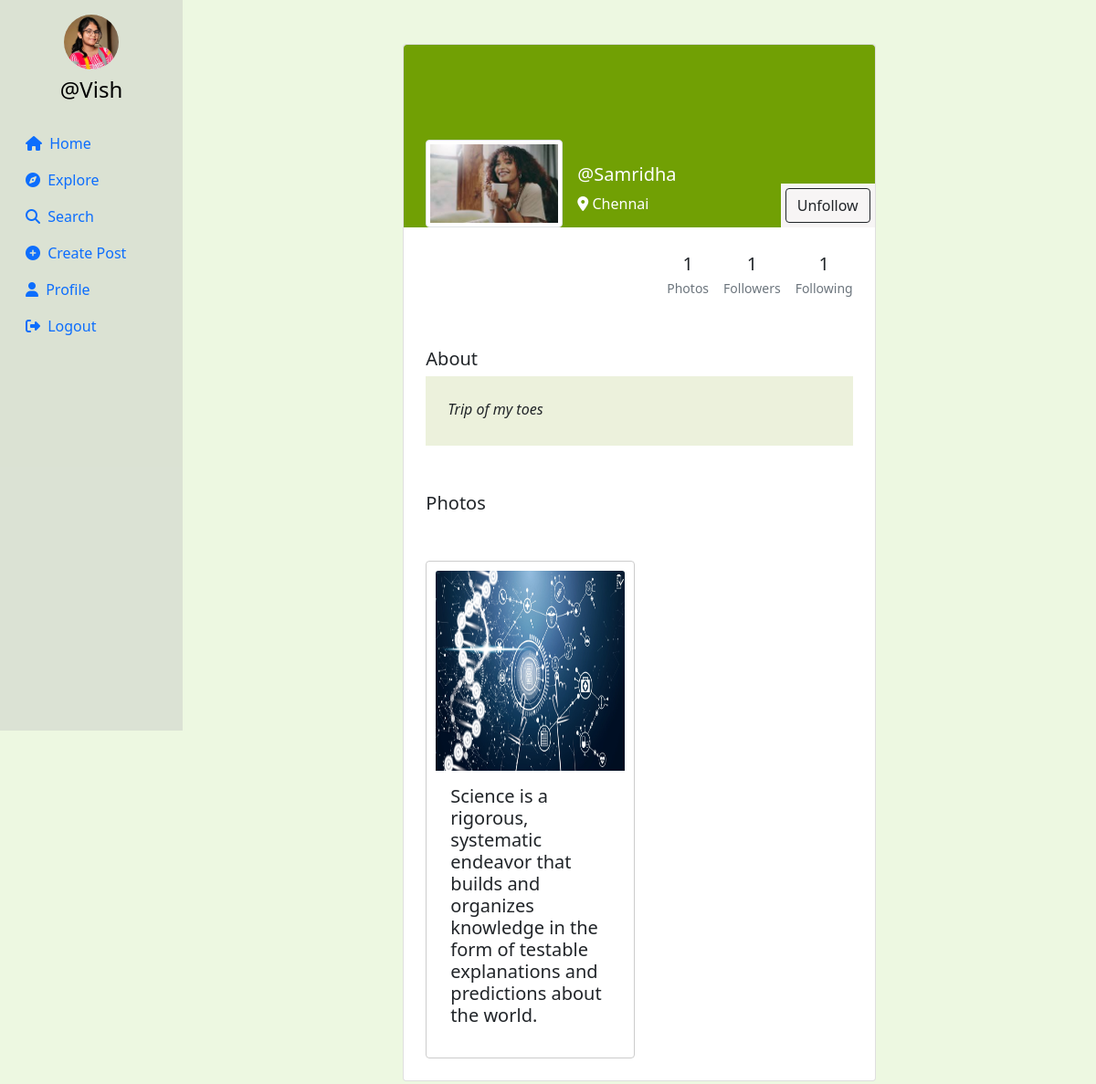
/profile/Samridha (signed in), run on the app's committed database.
### userauth/models.py (models this page shows, shortened)
class Profile(models.Model):
    user = models.ForeignKey(User, on_delete=models.CASCADE)
    id_user = models.IntegerField(primary_key=True, default=0)
    bio = models.TextField(blank=True, default='')
    profileimg = models.ImageField(upload_to='profile_images', default='blank-profile-picture.png')
    location = models.CharField(max_length=100, blank=True, default='')

class Post(models.Model):
    id = models.UUIDField(primary_key=True, default=uuid.uuid4)
    user = models.CharField(max_length=100)
    image = models.ImageField(upload_to='post_images')
    caption = models.TextField()
    created_at = models.DateTimeField(default=datetime.now)
    no_of_likes = models.IntegerField(default=0)

### userauth/views.py (the view, shortened to what this page needs)
# urls.py: path('profile/<str:id_user>', views.profile),
@login_required(login_url='/loginn')
def profile(request,id_user):
    user_object = User.objects.get(username=id_user)
    print(user_object)
    profile = Profile.objects.get(user=request.user)
    user_profile = Profile.objects.get(user=user_object)
    user_posts = Post.objects.filter(user=id_user).order_by('-created_at')
    user_post_length = len(user_posts)
    follower = request.user.username
    user = id_user
    if Followers.objects.filter(follower=follower, user=user).first():
        follow_unfollow = 'Unfollow'
    else:
        follow_unfollow = 'Follow'
    user_followers = len(Followers.objects.filter(user=id_user))
    user_following = len(Followers.objects.filter(follower=id_user))
    context = {
        'user_object': user_object,
        'user_profile': user_profile,
        'user_posts': user_posts,
        'user_post_length': user_post_length,
        'profile': profile,
        'follow_unfollow':follow_unfollow,
        'user_followers': user_followers,
        'user_following': user_following,
    }
    return render(request, 'profile.html', context)

### templates/profile.html (shortened to what this page needs)
{% load static %}
<!DOCTYPE html>
<html lang="en">
<head>
    <link rel="stylesheet" href="https://maxcdn.bootstrapcdn.com/bootstrap/4.5.2/css/bootstrap.min.css">
    <link href="https://cdn.jsdelivr.net/npm/bootstrap@5.0.2/dist/css/bootstrap.min.css" rel="stylesheet"
>
    <link rel="stylesheet" href="{% static 'css/app.css' %}">
</head>
<head>
</head>
<body>
    {% load static %}
    <div class="container-fluid">
        <div class="row">
            <nav class="col-md-2 d-none d-md-block sidebar" style="position: fixed;">
                <div class="text-center mt-3">
                    <img src="{{profile.profileimg.url}}" alt="Profile Picture" class="profile-pic">
                    <h4 class="mt-2"><a href="/profile/{{user}}" style="text-decoration:none;">@{{user}}</a></h4>
                </div>
                <ul class="nav flex-column mt-4">
                    <li class="nav-item">
                        <a class="nav-link active" href="/">
                            <i class="fa-solid fa-house mr-1"></i> Home
                        </a>
                    </li>
                    <li class="nav-item">
                        <a class="nav-link" href="/explore">
                            <i class="fa-solid fa-compass mr-1"></i> Explore
                        </a>
                    </li>
                    <li class="nav-item">
                        <a class="nav-link" href="#" data-bs-toggle="modal" data-bs-target="#exampleModal3">
                            <i class="fa-solid fa-magnifying-glass mr-1"></i> Search
                        </a>
                    </li>
                    <li class="nav-item">
                        <a class="nav-link" href="#" data-bs-toggle="modal" data-bs-target="#exampleModal2"
                            data-bs-whatever="@getbootstrap">
                            <i class="fa-solid fa-circle-plus mr-1"></i> Create Post
                        </a>
                    </li>
                    <li class="nav-item">
                        <a class="nav-link" href="/profile/{{user}}">
                            <i class="fa-solid fa-user mr-1"></i> Profile
                        </a>
                    </li>
                    <li class="nav-item">
                        <a class="nav-link" href="/logout">
                            <i class="fa-solid fa-right-from-bracket mr-1"></i> Logout
                        </a>
                    </li>
                </ul>
            </nav>
            {% load static %}
            <main role="main" class="col-md-9 ml-sm-auto col-lg-10 px-md-4">
                <section class="gradient-custom-2">
                    <div class="container py-5">
                        <div class="row d-flex justify-content-center align-items-center h-100">
                            <div class="col col-lg-9 col-xl-7">
                                <div class="card">
                                    <div class="rounded-top text-white d-flex flex-row"
                                        style="background:rgb(113, 160, 4); height:200px;">
                                        <div class="ms-4  d-flex flex-column" style="width: 150px; margin-top:5rem;">
                                            <img src="{{user_profile.profileimg.url}}" alt="Generic placeholder image"
                                                class="img-fluid img-thumbnail mt-4 mb-2"
                                                style="width: 150px; z-index: 1">
                                        </div>
                                        <div class="ms-3" style="margin-top: 130px;">
                                            <h5>@{{user_profile.user}}</h5>
                                            <p><i class="fa-solid fa-location-dot"></i> {{user_profile.location}}</p>
                                        </div>
                                        <div style="margin-inline-start: auto; margin-top: auto;background:rgb(247, 245, 245);">
                                        <form action="/follow" method="POST">
                                            {% csrf_token %}  {% if user != user_profile.user %}
                                            <button type="submit" class="btn btn-outline-dark"
                                                data-mdb-ripple-color="dark" style="z-index: 1; margin: 5px;"
                                                data-bs-toggle="modal" data-bs-target="#exampleModal1"
                                                data-bs-whatever="@getbootstrap">
                                                {{follow_unfollow}}
                                            </button>
                                            {% endif %}
</form>
                                        </div>
                                    </div>
                                    <div class="p-4 text-black" style="background-color: white;">
                                        <div class="d-flex justify-content-end text-center py-1">
                                            <div>
                                                <p class="mb-1 h5">{{user_post_length}}</p>
                                                <p class="small text-muted mb-0">Photos</p>
                                            </div>
                                            <div class="px-3">
                                                <p class="mb-1 h5">{{user_followers}}</p>
                                                <p class="small text-muted mb-0">Followers</p>
                                            </div>
                                            <div>
                                                <p class="mb-1 h5">{{user_following}}</p>
                                                <p class="small text-muted mb-0">Following</p>
                                            </div>
                                        </div>
                                    </div>
                                    <div class="card-body p-4 text-black">
                                        <div class="mb-5">
                                            <p class="lead fw-normal mb-1">About</p>
                                            <div class="p-4" style="background-color: #ebf0d9e9;">
                                                <p class="font-italic mb-1">{{user_profile.bio}}</p>
                                            </div>
                                        </div>
                                        <div class="mb-5">
                                            <p class="lead fw-normal mb-1">Photos</p>
                                        </div>
                                        <div class="image-grid">
                                            {% for pos in user_posts %}
                                            <div class="card image-item">
                                                <img src="{{pos.image.url}}" class="card-img-top" alt="..."
                                                    style="width: 219px;height: 219px;">
                                                <div class="card-body">
                                                    <h5 class="card-title">{{pos.caption}}</h5>
                                                </div>
                                            </div>
                                            {% endfor %}
                                        </div>
                                    </div>
                                </div>
                            </div>
                        </div>
                    </div>
                </section>
            </main>
        </div>
    </div>
</body>
</html>

### templates/profile.html (style rules this page uses)
.sidebar { background-color: rgba(191, 191, 190, 0.386); height: 100vh; color: rgb(114, 24, 63); }
.profile-pic { width: 60px; height: 60px; border-radius: 50%; object-fit: cover; }
a { color: black; }
.image-grid { display: grid; grid-template-columns: repeat(auto-fill, minmax(200px, 1fr)); gap: 10px; }
.image-item { border: 1px solid #ccc; padding: 10px; }
.image-item img { max-width: 100%; height: auto; }
body { background-color: #e7f6d6b9; }

### data on the page
Profile: profileimg (picture)
Profile: profileimg (picture), user "Samridha", location "Chennai", bio "Trip of my toes"
Post: image (picture), caption "Science is a rigorous, systematic endeavor that builds and organizes knowledge in the form of testable explanations and predictions about the world."

### other printed values
{{ user }} "Vish"
{{ follow_unfollow }} "Unfollow"
{{ user_post_length }} "1"
{{ user_followers }} "1"
{{ user_following }} "1"
